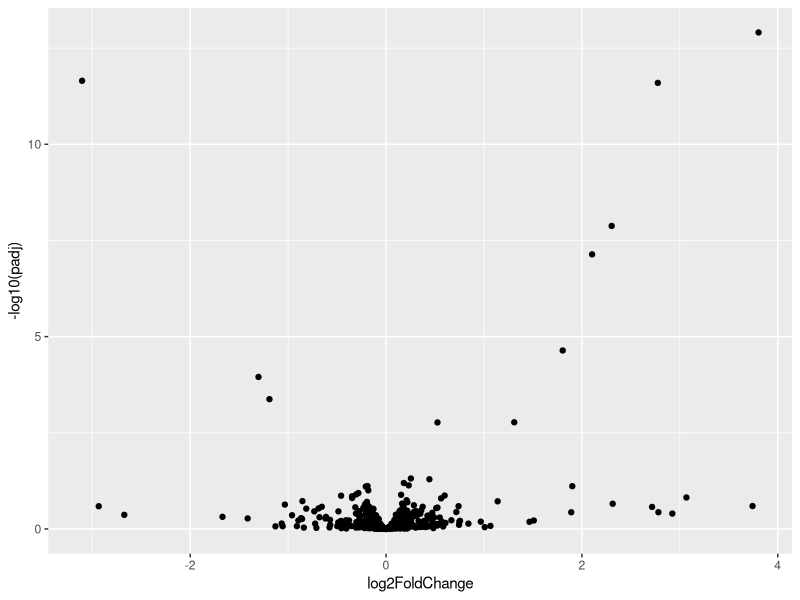
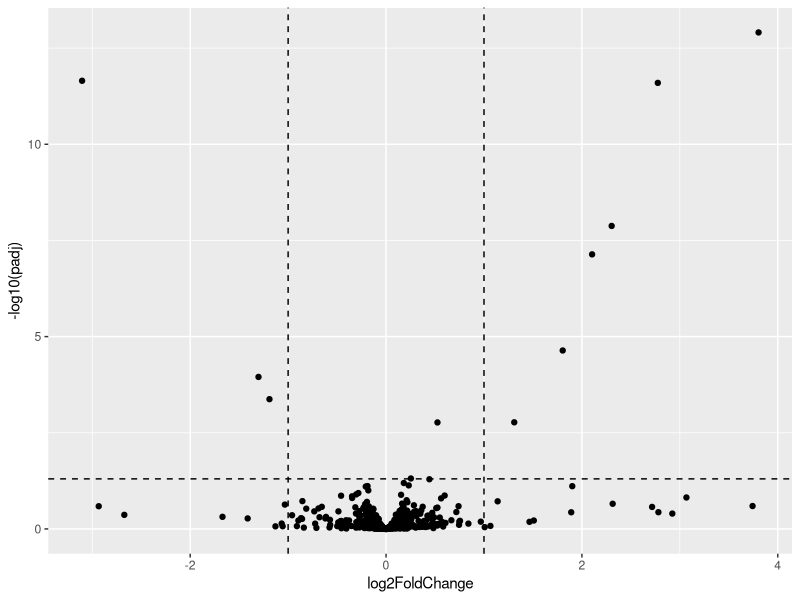
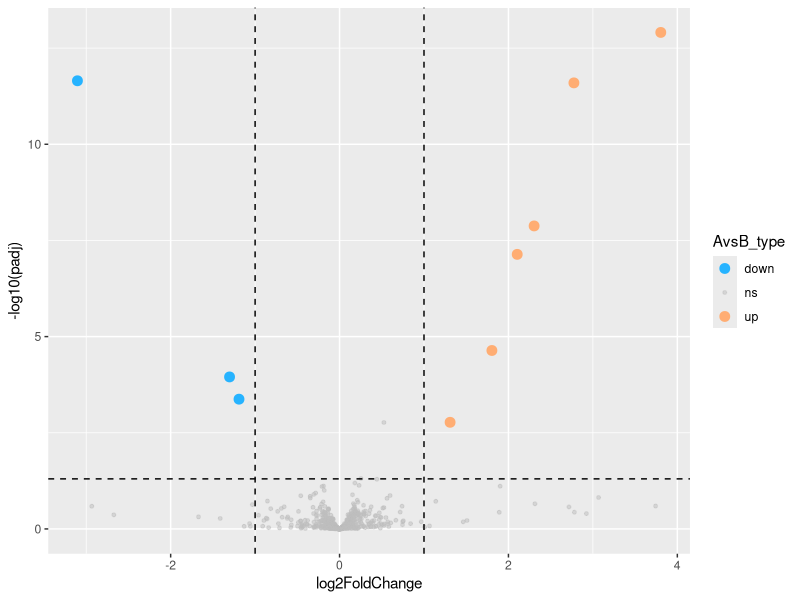
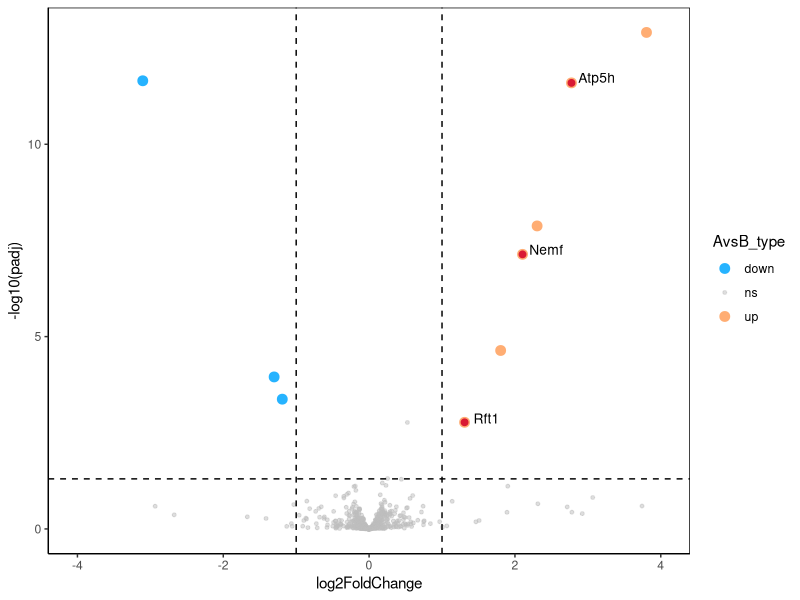

Recreate these plots in R, in order.
## ---- chunk 1
knitr::opts_chunk$set(echo = TRUE)
## ---- chunk 2
library("tidyverse")
library("ggrepel") # We will also need this package for the final labelling of data points. 
## ---- chunk 3
AvsB_results <- read.csv("AvsB_results.csv", header = T, stringsAsFactors = F)
str(AvsB_results) # The dataframe contains the 3 columns of info described above. 
## ---- chunk 4

simple_vp <- ggplot(AvsB_results, aes(x = log2FoldChange,
                         y = -log10(padj))) + 
  geom_point() # A simple volcano plot is created.

simple_vp

## ---- chunk 5

simple_vp + 
  geom_hline(yintercept = -log10(0.05), linetype = "dashed") + # horiztonal dashed line
  geom_vline(xintercept = c(-1,1), linetype = "dashed") # vertical dashed line

## ---- chunk 6

AvsB_results <- mutate(AvsB_results,
                       AvsB_type = ifelse(is.na(padj)|padj > 0.05|abs(log2FoldChange) < 1, "ns", 
                         ifelse(log2FoldChange <= -1, "down",
                                "up"))) # creates a new column called AvsB_type, with signals classified as "ns", "down" or "up"

group_by(AvsB_results, AvsB_type) %>%
  summarize(Counts = n()) # counts how many signals are present in each category

## ---- chunk 7

cols <- c("up" = "#ffad73", "down" = "#26b3ff", "ns" = "grey") 
sizes <- c("up" = 3, "down" = 3, "ns" = 1) 
alphas <- c("up" = 1, "down" = 1, "ns" = 0.5)

ggplot(AvsB_results, aes(x = log2FoldChange,
                         y = -log10(padj))) +
  geom_point(aes(colour = AvsB_type, #specify point colour by AvsB_type
                 size = AvsB_type, #specify point size by AvsB_type
                 alpha = AvsB_type)) + #specify point transparency by AvsB_type
  scale_color_manual(values = cols) +
  scale_size_manual(values = sizes) +
  scale_alpha_manual(values = alphas) +
  geom_hline(yintercept = -log10(0.05), linetype = "dashed") + 
  geom_vline(xintercept = c(-1,1), linetype = "dashed") 
  
## ---- chunk 8

Interesting_pathway <- c("Nemf", "Rft1", "Atp5h") # An external database identifies an interesting signal network!

## ---- chunk 9
ggplot(AvsB_results, aes(x = log2FoldChange,
                         y = -log10(padj))) +
  geom_point(aes(colour = AvsB_type,
                 size = AvsB_type,
                 alpha = AvsB_type)) +
  scale_color_manual(values = cols) +
  scale_size_manual(values = sizes) +
  scale_alpha_manual(values = alphas) +
  scale_x_continuous(limits = c(-4, 4)) + # changing the x-axis to make my volcano plot symmetrical
  geom_hline(yintercept = -log10(0.05), linetype = "dashed") + 
  geom_vline(xintercept = c(-1,1), linetype = "dashed") +
  geom_text_repel(data = AvsB_results %>% 
                    filter(Symbol %in% Interesting_pathway), # labels only genes in the interesting pathway
                  aes(label = Symbol),
                  size = 3.5,
                  color = "black",
                  nudge_x = 0.3, nudge_y = 0.1) + 
  geom_point(data = AvsB_results %>%
               filter(Symbol %in% Interesting_pathway), # adds new points for only genes in the interesting pathway
             color = "#d91933",
             size = 2) +
  theme_classic() + # creates a white background
  theme(panel.border = element_rect(colour = "black", fill=NA, size= 0.5)) # creates a plot border

